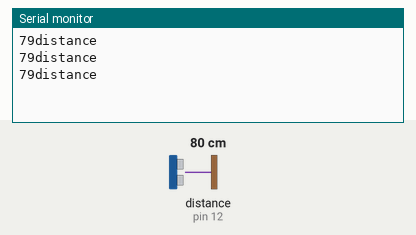
The sketch below on a simulated Arduino Uno, built with avr-gcc and run on an emulated ATmega328P. Parts: the last lines printed to the serial monitor. Wiring (inferred from the names in the program): ultrasonic range finder: trigger pin 6; echo pin 12. Inputs (shaded band) come from the test bench; at power-on: distance to the obstacle (sensor on pin 12) 80 cm. The echo pulse lasts 58.3 µs per cm.

Above: at 1.3 s.
1.4 s: distance to the obstacle (sensor on pin 12) set to 2 cm
At 1.9 s:
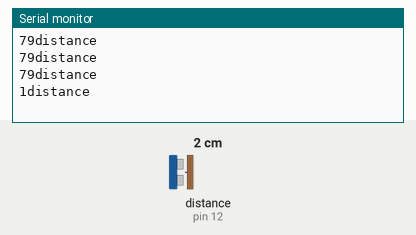
2.9 s: distance to the obstacle (sensor on pin 12) set to 4 cm
At 3.4 s:
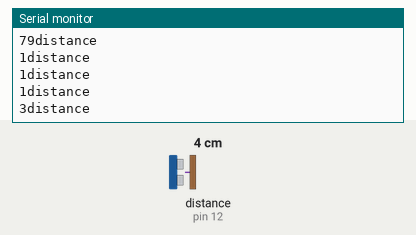
Timing chart, 0 to 5.9 s (numbered marks = the images above; inputs shaded):
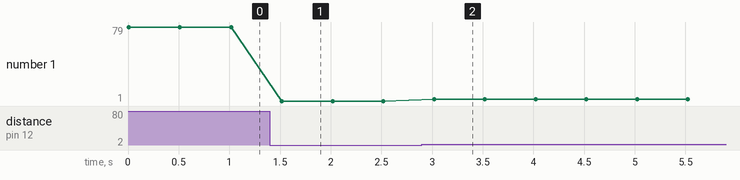

Measured:
- after the input at 1.4 s, the serial monitor: prints a new line after 0.12 s (image 1)
- after the input at 2.9 s, the serial monitor: prints a new line after 0.12 s (image 2)
- plotted number 1: 79 → 1 after the input at 1.4 s, 1 → 3 after the input at 2.9 s

The sketch:

ultrasoni_sensor.ino
```cpp
#define TRIGGER 6// defining trigger pin
#define ECHO 12 // defining echo pin


void setup()
{
  Serial.begin(9600);
  pinMode(TRIGGER, OUTPUT); //initializing trigger as output
  pinMode(ECHO, INPUT); //initialing trigger as input
}

void loop()
{
  int duration1, dist1;
  digitalWrite(TRIGGER, LOW); // make trigger low
  delayMicroseconds(2);
  digitalWrite(TRIGGER, HIGH); // make trigger high
  delayMicroseconds(10); //give 10 microsec delay
  digitalWrite(TRIGGER, LOW);
  duration1 = pulseIn(ECHO, HIGH);
  dist1 = (duration1 / 2) / 29.1; // calibrate the distance using pulse
  Serial.print(dist1); // Print the distance value
  Serial.println("distance");
  delay(500);

}
```
